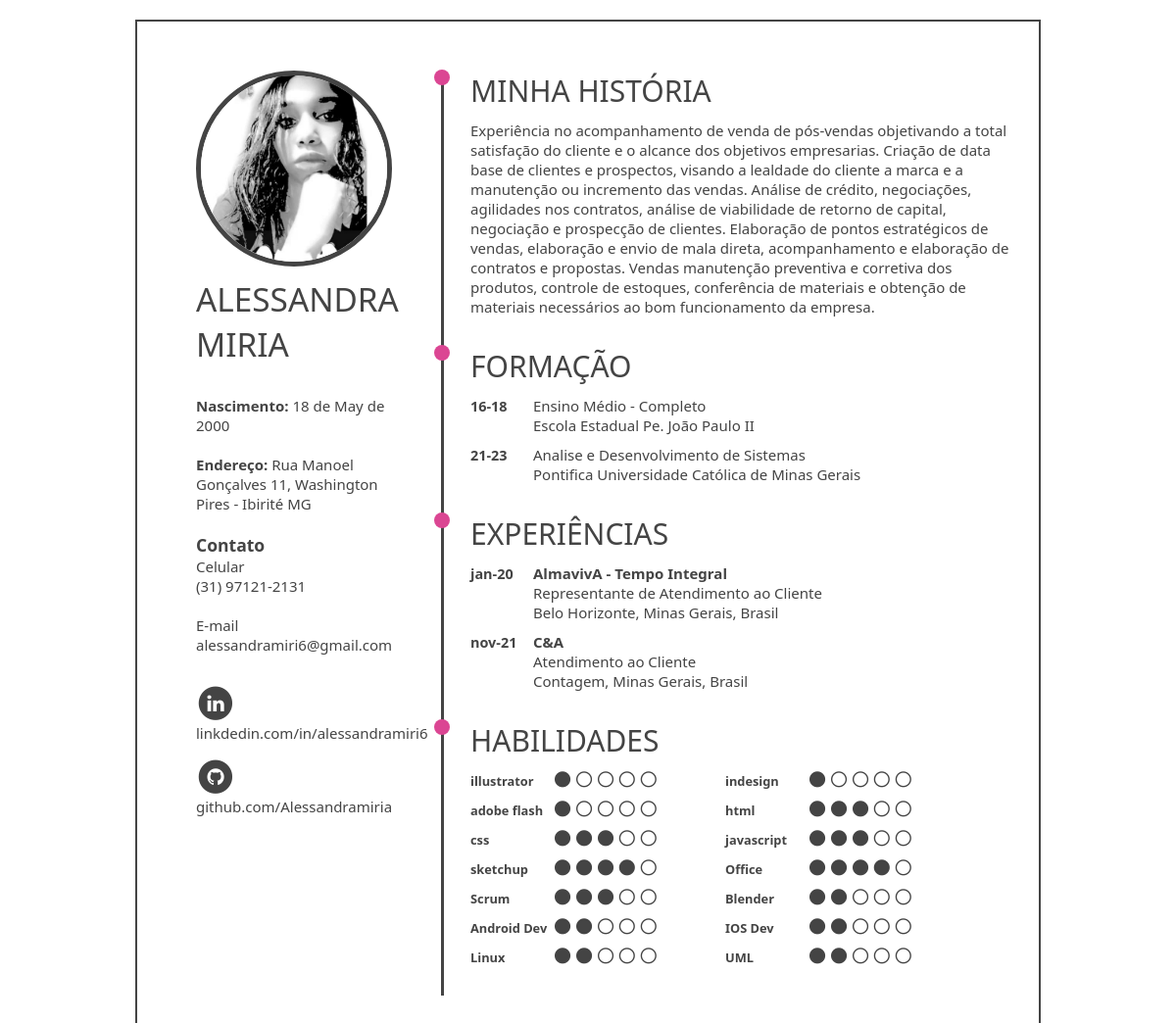
The page / on the database its author committed.
### tables this page shows
CREATE TABLE `user_details` (
  `id` int(11) NOT NULL,
  `user_id` int(11) NOT NULL,
  `name` varchar(32) NOT NULL,
  `value` text NOT NULL,
  `active` tinyint(1) NOT NULL DEFAULT 1
);

### include/db_load.php (called while the page is built, shortened)
<?php
function GetUserValue($key = "user_name", $id = 1)
{
  $conn = $GLOBALS['conn'];
  $sql = "SELECT * FROM `user_details` WHERE `user_id` = ".$id." AND `name` LIKE '".$key."' AND `active` = '1' ORDER BY `id` ASC LIMIT 1";
  $result = mysqli_query($conn,$sql);
  if (mysqli_num_rows($result) > 0)
  {
    $row = mysqli_fetch_assoc($result);
    return $row['value'];
  }
  return null;
}
function GetUserName($id = 0)
{
  $conn = $GLOBALS['conn'];
  $sql = "SELECT * FROM `user_details` WHERE `user_id` = ".$id." AND `name` LIKE 'user_name' AND `active` = '1' ORDER BY `id` ASC LIMIT 1";
  $result = mysqli_query($conn,$sql);
  if (mysqli_num_rows($result) > 0)
  {
    $row = mysqli_fetch_assoc($result);
    return $row['value'];
  }
}

### include/utils.php (called while the page is built)
<?php
function RemoveNonDigits($text)
{
  return preg_replace('/[^0-9]/','',$text);
}

### parts/detail-works.php (the view)
<?php
$id = 1;
$work = GetUserValue('detail_works',$id);
if(!empty($work))
{
  $works = explode(";",$work);
?><div class="detail detail-works detail-list">
              <h1>Experiências</h1>
<?php
  foreach($works as $wrk)
  {
    if (!empty($wrk))
    {
      $parts = explode("@",$wrk);
      ?>                    <p data-date="<?php echo $parts[0]; ?>"><strong><?php echo $parts[1]; ?></strong> <br> <?php
      echo $parts[2];
      if (count($parts) > 3 && $parts[3] != "-")
      {
        echo "<br>".$parts[3];
      }
     ?></p>
<?php
    }
  }
  ?>            </div><?php
}
?>

### index.php (shortened to what this page needs)
<?php
include(FUNCS."db_load.php");
include(FUNCS."utils.php");
$edit = isset($_GET['edit']) ? $_GET['edit'] : NULL;
if ($edit == NULL)
{
  include_once(PARTS."main.php");
  exit();
}

### parts/main.php (shortened to what this page needs)
<!DOCTYPE html>
<html lang="en">
<head>
  <link rel="stylesheet" href="css/font-awesome.css">
  <link rel="stylesheet" href="css/colors.css">
  <link rel="stylesheet" href="css/main.css">
  <link rel="stylesheet" href="css/profile-sidebar.css">
  <link rel="stylesheet" href="css/mainarea.css">
  <link rel="stylesheet" href="css/editmode.css">
</head>
<body class="theme-light" style=" --background-image: url('../img/background.png');">
  <div class="space">
    <div class="fl-left">
<?php
  include_once(PARTS."profile-photo.php");
  include_once(PARTS."profile-name.php");
  include_once(PARTS."profile-details.php");
  include_once(PARTS."profile-social.php");
  ?>
    <div class="main">
<?php
  include_once(PARTS."detail-aboutme.php");
  include_once(PARTS."detail-education.php");
  include_once(PARTS."detail-works.php");
  include_once(PARTS."detail-skills.php");
?>
    </div>
  </div>
</body>
</html>

### parts/profile-photo.php (shortened to what this page needs)
<?php
$id = 1;
$photo = GetUserValue('user_photo',$id);
if (!empty($photo))
{
  ?>
      <div class="profile profile-photo">
        <div class="circle-200">
          <img src="img/<?php echo $photo; ?>" alt="Foto de Perfil" class="grayscale" style="transform: scale(1.5);"/>
        </div>
      </div>
<?php
}
?>

### parts/profile-name.php (shortened to what this page needs)
      <div class="profile profile-name">
<?php
$username = GetUserName(1);
if (!empty($username))
{
  $username_ = explode(" ", $username);
  foreach ($username_ as $uname) {
    ?>        <h1 class="text-fit"><?php echo $uname; ?></h1>
<?php
  }
}
?>
      </div>

### parts/profile-details.php (shortened to what this page needs)
<?php
$id = 1;
?>
      <div class="profile profile-details">
<?php
$date = GetUserValue('user_birthday', $id);
if (!empty($date))
{
  ?>        <p><b>Nascimento:</b> <?php echo strftime('%d de %B de %Y', strtotime($date)); ?></p>
<?php
}
$address = GetUserValue('user_address', $id);
if (!empty($address))
{
  ?>        <p><b>Endereço:</b> <?php echo $address; ?></p>
<?php
}
?>
        <h3>Contato</h3>
<?php
$phonenumber = GetUserValue('user_phone', $id);
if (!empty($phonenumber))
{
  ?>        <p>Celular <br> <a href="<?php echo "tell:".RemoveNonDigits($phonenumber); ?>" rel="noopener noreferrer" target="_blank" class="nolink"><?php echo $phonenumber; ?></a></p>
<?php
}
$email = GetUserValue('user_email', $id);
if (!empty($email))
{
  ?>        <p>E-mail <br> <a href="<?php echo "mailto:".$email; ?>" rel="noopener noreferrer" target="_blank" class="nolink"><?php echo $email; ?></a></p>
<?php
}
  ?>        <p>Website <br> <a href="<?php echo "https://".$website; ?>" rel="noopener noreferrer" target="_blank" class="nolink"><?php echo $website; ?></a></p>
      </div>

### parts/profile-social.php (shortened to what this page needs)
      <div class="profile profile-social">
<?php
$socials = GetUserValue('user_social',1);
if (!empty($socials))
{
  $socials_ = explode(";",$socials);
  foreach ($socials_ as $social) {
    if (!empty($social))
    {
      $parts = explode("@",$social);
      $social_link = "";
      $social_icon = "";
      $social_name = "";
      switch ($parts[0]) {
        case 'linkedin':
          $social_link = "https://linkdedin.com/in/".$parts[1]."/";
          $social_name = "linkdedin.com/in/".$parts[1];
          $social_icon = "linkedin";
          break;
        case 'github':
          $social_link = "https://github.com/".$parts[1];
          $social_name = "github.com/".$parts[1];
          $social_icon = "github";
          break;
      }
      if ($social_link != "")
      {
      ?>          <p>
          <span class="fa-stack fa-lg clearfix">
            <i class="fa fa-circle fa-stack-2x"></i>
            <i class="fa fa-<?php echo $social_icon; ?> fa-stack-1x fa-inverse"></i>
          </span>
          <br>
          <a href="<?php echo $social_link; ?>" target="_blank" rel="noopener noreferrer" class="nolink"><?php echo $social_name; ?></a>
        </p>
<?php
      }
    }
  }
}
?>
      </div>
    </div>

### parts/detail-aboutme.php
<?php
$id = 1;
$aboutme = GetUserValue('detail_aboutme',$id);
if (!empty($aboutme))
{
  $parts = explode("@",$aboutme);
  ?>      <div class="detail detail-aboutme">
            <h1><?php echo $parts[0]; ?></h1>
            <p><?php echo $parts[1]; ?></p>
          </div>
<?php
}
else
{
  ?><em>AboutMe</em><?php
}
?>

### parts/detail-education.php (shortened to what this page needs)
<?php
$id = 1;
$education = GetUserValue('detail_education',$id);
if(!empty($education))
{
  $educations = explode(";",$education);
?><div class="detail detail-education detail-list">
              <h1>Formação</h1>
<?php
  foreach($educations as $educa)
  {
    if (!empty($educa))
    {
    $parts = explode("@",$educa);
    ?>                    <p data-date="<?php echo $parts[0]; ?>"><?php echo $parts[1]; ?> <br> <?php
    echo $parts[2];
     ?></p>
<?php
    }
  }
  ?>            </div><?php
}
?>

### parts/detail-skills.php
<?php
$id = 1;
$skill = GetUserValue('detail_skills',$id);
if (!empty($skill))
{
  $skills = explode(";",$skill);
?>      <div class="detail detail-skills">
          <h1>Habilidades</h1>
          <div class="flex-column">
            <div>
<?php
  for($i = 0; $i < count($skills); ++$i)
  {
    if ($i % 2 > 0)
      Skill($skills[$i]);
  }
?>          </div>
            <div>
<?php
  for($i = 1; $i < count($skills); ++$i)
  {
    if ($i % 2 == 0)
      Skill($skills[$i]);
  }
?>          </div>
          </div>
        </div>
<?php
}
function Skill($skills)
{
  if (!empty($skills))
  {
    $parts = explode("@",$skills);
    $_name = $parts[0];
    $_amount = (int)$parts[1];
    ?>            <p data-name="<?php echo $_name; ?>" data-value="<?php echo $_name; ?>"><strong> <?php echo $_name; ?> </strong>
                    <i class="fa fa-circle<?php if ($_amount < 1 ) echo "-thin";  ?>"></i>
                    <i class="fa fa-circle<?php if ($_amount < 2 ) echo "-thin";  ?>"></i>
                    <i class="fa fa-circle<?php if ($_amount < 3 ) echo "-thin";  ?>"></i>
                    <i class="fa fa-circle<?php if ($_amount < 4 ) echo "-thin";  ?>"></i>
                    <i class="fa fa-circle<?php if ($_amount < 5 ) echo "-thin";  ?>"></i>
                  </p>
<?php
  }
}

### css/colors.css (style rules this page uses)
body.theme-light, body.theme-light * { --color-border-primary: #444444; --color-font-primary: #444444; --color-secondary: #db4693; --color-background: #ffffff }

### css/main.css (style rules this page uses)
* { box-sizing: inherit; }
body { margin: 0; font-family: 'Segoe UI', Tahoma, Geneva, Verdana, sans-serif; color: var(--color-font-primary); background: var(--color-background); }
body, h1, h2, h3, h4, h5, h6, p, form, ul, ol, li { margin: 0; padding: 0; }
body { background-image: var(--background-image); background-position: center; background-repeat: repeat; font-size: 15px; }
a.nolink { text-decoration: none; outline: none; }
.space { margin: 20px auto; position: relative; width: 900px; border: 2px solid var(--color-border-primary); padding: 50px 10px; background-color: var(--color-background); min-height: calc(100vh - 140px); }
.space:after { content: ''; display: table; clear: both; }
.space::before { content: ''; display: block; position: absolute; top: 50px; bottom: 50px; width: 3px; background-color: var(--color-border-primary); left: 310px; }
.fl-left { float: left; width: 200px; min-height: 10px; padding: 0 50px 0 50px; border-right: 3px solid var(--color-border-primary); min-height: calc(100%); }
.main { margin-left: 300px; min-height: 20px; width: calc(100% - 320px); padding-right: 20px; }
a { color: inherit; }
.grayscale { filter: grayscale(100%); }
.flex-column { display: flex; }
.flex-column > div { flex: 1 1 0px; }
.clearfix::after { content: ''; display: table; clear: both; }

### css/profile-sidebar.css (style rules this page uses)
.profile { padding-bottom: 10px; position: relative; }
.circle-200 { width: 200px; height: 200px; position: relative; flex: 1; border-radius: 50%; overflow: hidden; border: 5px solid var(--color-border-primary); margin: 0 auto; box-sizing: border-box; }
.circle-200 img { max-height: 100%; max-width: 100%; margin: auto; bottom: 0; left: 0; top: 0; right: 0; position: absolute; }
.profile-name { padding-bottom: 30px; }
.profile-name h1 { text-transform: uppercase; font-weight: 500; }
.profile-details p { padding-bottom: 20px; }
.profile-social p { padding-bottom: 15px; }

### css/mainarea.css (style rules this page uses)
.detail { padding-left: 30px; padding-bottom: 20px; position: relative; }
.detail::before { content: ''; position: absolute; top: -1px; left: -7px; width: 16px; height: 16px; background: var(--color-secondary); border-radius: 50%; }
.detail h1 { text-transform: uppercase; font-weight: 200; padding-bottom: 10px; }
.detail p { padding-bottom: 10px; }
.detail-list p { padding-left: 4rem; padding-bottom: 10px; position: relative; }
.detail-list p::before { content: attr(data-date); position: absolute; font-weight: 900; left: 0; top: 1px; font-size: 0.9rem; }
.detail-skills > div { width: 100%; }
.detail-skills > div > div:nth-child(2) p { padding-left: 10px; }
.detail-skills > div > div:nth-child(2) { flex: 1.2 1 0px !important; }
.detail-skills p strong { width: 80px; display: inline-block; position: relative; font-size: 0.8rem; }
.detail-skills p i { padding-left: 2px; }
.detail-skills p i::before { font-size: 125%; }

### rows shown on the page
user_details: value (picture)
user_details: value "ALESSANDRA", value "MIRIA"
user_details: value "18 de May de 2000"
user_details: value "Rua Manoel Gonçalves 11, Washington Pires - Ibirité MG"
user_details: value "(31) 97121-2131"
user_details: value "alessandramiri6@gmail.com"
user_details: value "linkdedin.com/in/alessandramiri6", value "github.com/Alessandramiria"
user_details: value "MINHA HISTÓRIA", value "Experiência no acompanhamento de venda de pós-vendas objetivando a total satisfação do cliente e o alcance dos objetivos empresarias. Criação de data base de clientes e prospectos, visando a lealdade do cliente a marca e a manutenção ou incremento das vendas. Análise de crédito, negociações, agilidades nos contratos, análise de viabilidade de retorno de capital, negociação e prospecção de clientes. Elaboração de pontos estratégicos de vendas, elaboração e envio de mala direta, acompanhamento e elaboração de contratos e propostas. Vendas manutenção preventiva e corretiva dos produtos, controle de estoques, conferência de materiais e obtenção de materiais necessários ao bom funcionamento da…"
user_details: value "Ensino Médio - Completo", value "Escola Estadual Pe. João Paulo II", value "Analise e Desenvolvimento de Sistemas", value "Pontifica Universidade Católica de Minas Gerais"
user_details: value "AlmavivA - Tempo Integral", value "Representante de Atendimento ao Cliente", value "Belo Horizonte, Minas Gerais, Brasil", value "C&A", value "Atendimento ao Cliente", value "Contagem, Minas Gerais, Brasil"

### other values the page prints
$_name "illustrator"
$_name "adobe flash"
$_name "css"
$_name "sketchup"
$_name "Scrum"
$_name "Android Dev"
$_name "Linux"
$_name "indesign"
$_name "html"
$_name "javascript"
$_name "Office"
$_name "Blender"
$_name "IOS Dev"
$_name "UML"
